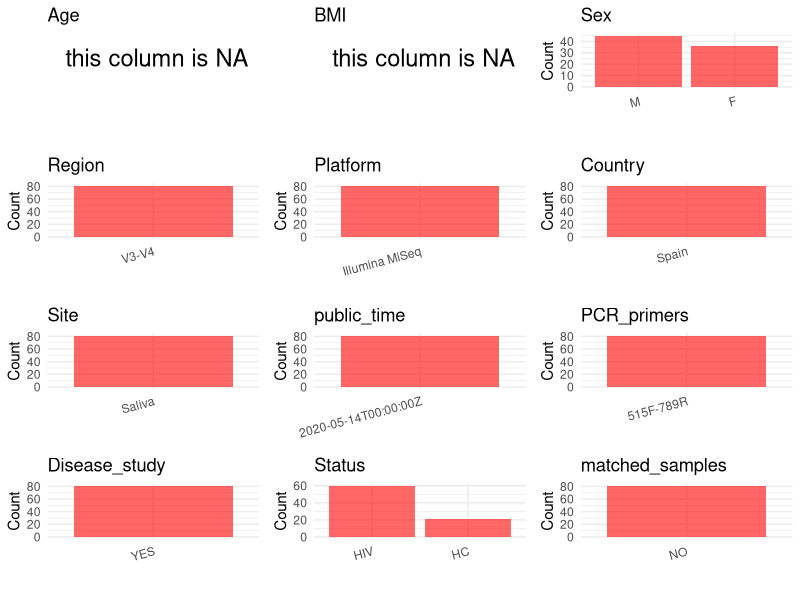

Write the R code that produced this figure. (Note: this script raises an error after producing the figure.)
## ---- chunk 1
# Load necessary libraries
library(dplyr)
library(ggplot2)
library(cowplot)

# Set working directory (update this path to your local directory)
setwd("D:/oral_project/PRJEB25569")

# Read the initial metadata files
initial_meta<-read.csv("SraRunTable.csv",header = T)

# Combine the two metadata files
#meta <- rbind(initial_meta, initial_meta1)

#Remove entries non-oral samples
#initial_meta <- subset(initial_meta,isolate %in% c("saliva","tongue coat"))

# Check the number of samples containing "HT" in Sample.Name (e.g., healthy controls)
#nrow(subset(meta, grepl("HT", Sample.Name)))

# Display the first few rows of the metadata
head(initial_meta)
## ---- chunk 2
# Create a uniform metadata dataframe
metadata <- data.frame(
  BioProject = initial_meta$BioProject,
  Run = initial_meta$Run,
  sample_name = initial_meta$Sample_name,
  Age = NA,
  BMI = NA,
  #Sex = NA,
  Region = "V3-V4",
  Platform = initial_meta$Instrument,
  Country = initial_meta$geo_loc_name_country,
  #Site = initial_meta$isolate,
  public_time = initial_meta$ReleaseDate,
  stringsAsFactors = FALSE
)
## ---- chunk 3
metadata <- metadata %>%
  mutate(
    Sex = case_when(
      grepl("F2", sample_name) ~ "F", 
      grepl("F1", sample_name) ~ "M",  
    )
  )
## ---- chunk 4
metadata<-metadata%>%
  mutate(Site=case_when(grepl("S-F1|S-F2",sample_name)~"Saliva",grepl("F1-|F2-",sample_name)~"Feces"))
# Add information obtained from the publication
metadata$PCR_primers <- "515F-789R"
metadata$title <- "Modulation of Saliva Microbiota through Prebiotic Intervention in HIV-Infected Individuals"
metadata$Disease_study <- "YES"
# Assign disease status based on sample_name patterns
metadata <- metadata %>%
  mutate(
    Status = case_when(
      grepl("11|17|23|21|28|29|30|31|32|45|48|49|50|60", sample_name) ~ "HC",  # 如果样本名称包含"A"，则性别为"F"（女性）
      TRUE ~ "HIV"  # 其他所有情况，性别也设为NA
    )
  )

#get subjects id according to sample id
metadata$sample_name<-gsub("","",metadata$sample_name)
#get subjects id with Saliva available
keep_subjects<-subset(metadata,Site %in% "Saliva")
#remove subjects without Saliva samples
metadata<-subset(metadata,sample_name %in% keep_subjects$sample_name)
#get subjects sampling counts
sample_counts <- table(metadata$sample_name)
# Create matched_samples column, any subjects have >=2 samples will be label "YES", otherwise "NO"
metadata$matched_samples <- ifelse(metadata$sample_name %in% names(sample_counts[sample_counts >= 2]), "YES", "NO")
## ---- chunk 5
# Check the number of unique runs and sample names
print(paste("Number of unique runs:", length(unique(metadata$Run))))
print(paste("Number of unique sample names:", length(unique(metadata$sample_name))))
## ---- chunk 6
# Select columns for visualization
plot_data <- metadata %>%
  select(-BioProject, -Run, -sample_name, -title)

# Function to create simple plots for each column
create_simple_plots <- function(data) {
  plots <- list()
  
  for (col in colnames(data)) {
    # Check if the column is all NA
    if (all(is.na(data[[col]]))) {
      # Create an empty plot with text indicating all NA
      p <- ggplot() +
        annotate("text", x = 0.5, y = 0.5, label = "this column is NA", size = 6) +
        labs(title = col) +
        theme_void()
    } else if (is.numeric(data[[col]])) {
      # Numeric variable: histogram
      p <- ggplot(data, aes(x = .data[[col]])) +
        geom_histogram(fill = "blue", alpha = 0.6, bins = 20, na.rm = TRUE) +
        labs(title = col) +
        theme_minimal()
    } else {
      # Categorical variable: bar plot (remove NA values)
      count_data <- as.data.frame(table(data[[col]], useNA = "ifany"))
      p <- ggplot(count_data, aes(x = reorder(Var1, -Freq), y = Freq)) +
        geom_col(fill = "red", alpha = 0.6) +
        labs(title = col, x = NULL, y = "Count") +
        theme_minimal() +
        theme(axis.text.x = element_text(angle = 15, hjust = 1))
    }
    plots[[col]] <- p
  }
  
  return(plots)
}

# Generate and arrange plots
plots <- create_simple_plots(plot_data)
p<-plot_grid(plots$Age, 
          plots$BMI, 
          plots$Sex, 
          plots$Region, 
          plots$Platform, 
          plots$Country, 
          plots$Site,
          plots$public_time, 
          plots$PCR_primers,
          plots$Disease_study,
          plots$Status,
          plots$matched_samples,# add 
          ncol = 3, align = "hv", axis = "lb")
ggsave("Metadata_Summary.png", plot = p, width = 8, height = 6, dpi = 150)
## ---- chunk 7
knitr::include_graphics("Metadata_Summary.png")
## ---- chunk 8
# Reorder columns to match the desired format
metadata <- metadata[, c(
  "BioProject", "Run", "sample_name", "Age", "BMI", "Sex", 
  "Region", "Platform", "Country", "Site", "public_time", 
  "PCR_primers", "title", "Disease_study", "Status","matched_samples"
)]

# Export the uniform metadata to a CSV file
write.csv(metadata, file = "metadata.csv", quote = TRUE)
head(metadata)
